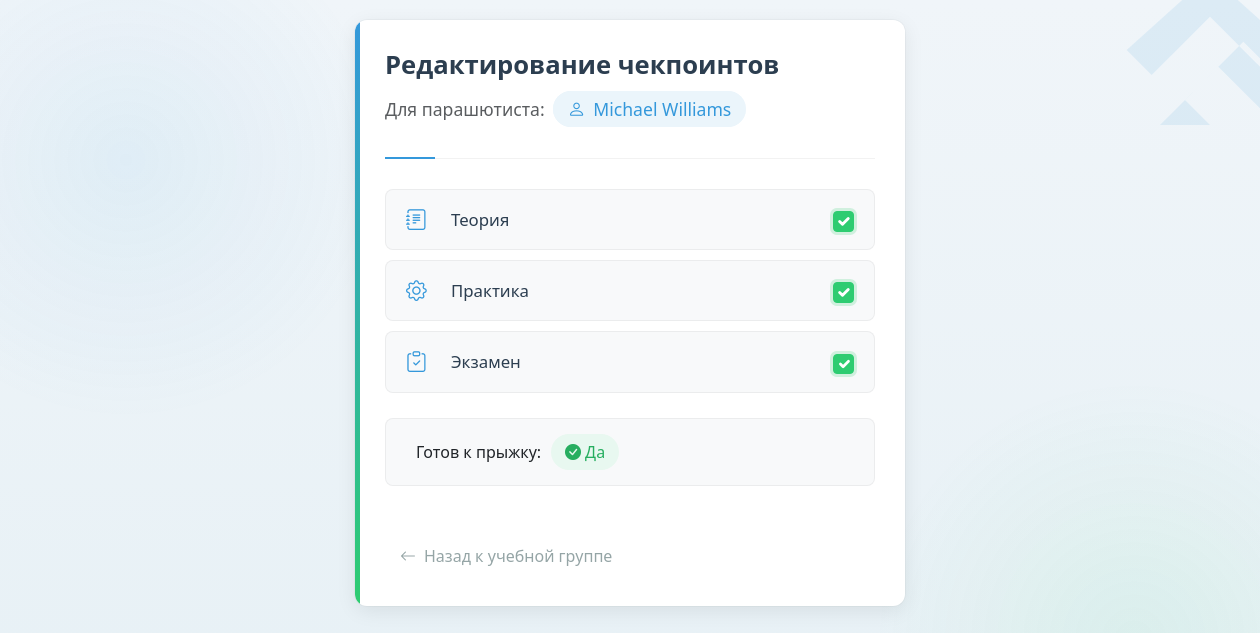
Before: /instructors/1/training_groups/1/parachutists/1/edit_checkpoint/ with the older database file.
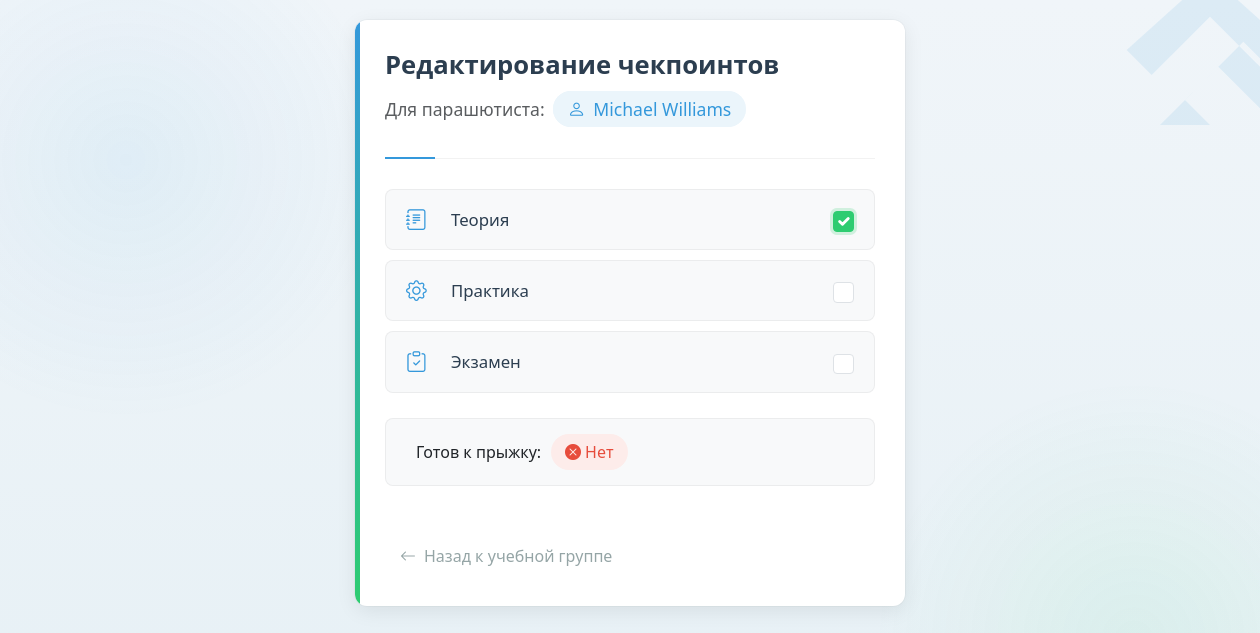
After: the same page with the newer database file.
### instructors/models.py (models this page shows, shortened)
class TrainingGroupParachutist(models.Model):
    parachutist = models.ForeignKey(Parachutist, unique=True, on_delete=models.CASCADE)
    group = models.ForeignKey(TrainingGroup, on_delete=models.CASCADE)
    theory_passed = models.BooleanField(default=False)
    practice_passed = models.BooleanField(default=False)
    medical_certified = models.BooleanField('Мед. сертификация', default=False)
    """
    Наличие необходимых для прыжка мед. бумаг.
    """
    exam_passed = models.BooleanField(default=False)  # Новое поле для зачета
    ready_for_jump = models.BooleanField(default=False)  # Новое поле

class Parachutist(models.Model):
    parachutist_id = models.AutoField(primary_key=True)
    first_name = models.CharField(max_length=255)
    middle_name = models.CharField(max_length=255)
    last_name = models.CharField(max_length=255)
    contact_info = models.CharField(max_length=255)

### instructors/views.py (the view, shortened to what this page needs)
def edit_training_checkpoint(request, instructor_id, training_group_id, parachutist_id):
    parachutist_group = get_object_or_404(TrainingGroupParachutist, parachutist_id=parachutist_id,
                                          group_id=training_group_id)
    training_group = get_object_or_404(TrainingGroup, group_id=training_group_id)
    instructor = get_object_or_404(Instructor, instructor_id=instructor_id)
    return render(request, 'edit_training_checkpoint.html', {
        'parachutist_group': parachutist_group,
        'training_group': training_group,
        'instructor': instructor,
    })

### instructors/templates/edit_training_checkpoint.html (shortened to what this page needs)
<!DOCTYPE html>
<html lang="ru">
<head>
    <link href="https://cdn.jsdelivr.net/npm/bootstrap@5.3.0/dist/css/bootstrap.min.css" rel="stylesheet">
    <link href="https://cdn.jsdelivr.net/npm/bootstrap-icons@1.10.0/font/bootstrap-icons.css" rel="stylesheet">
</head>
<body>
    <div class="checkpoint-container">
        <div class="checkpoint-card">
            <div class="checkpoint-header">
                <div class="d-flex align-items-center mb-3">
                    <div>
                        <h1 class="checkpoint-title mb-1">Редактирование чекпоинтов</h1>
                        <div class="parachutist-info">
                            <span class="text-muted me-2">Для парашютиста:</span>
                            <span class="parachutist-name">
                                <i class="bi bi-person"></i>
                                {{ parachutist_group.parachutist.first_name }} {{ parachutist_group.parachutist.last_name }}
                            </span>
                        </div>
                    </div>
                </div>
            </div>
            <form method="post">
                <div class="checkpoint-list">
                    <div class="checkpoint-item">
                        <i class="bi bi-journal-text checkpoint-icon"></i>
                        <label class="checkpoint-label">Теория</label>
                        <input class="form-check-input" type="checkbox" name="theory_passed"
                               {% if parachutist_group.theory_passed %}checked{% endif %}>
                    </div>
                    <div class="checkpoint-item">
                        <i class="bi bi-gear checkpoint-icon"></i>
                        <label class="checkpoint-label">Практика</label>
                        <input class="form-check-input" type="checkbox" name="practice_passed"
                               {% if parachutist_group.practice_passed %}checked{% endif %}>
                    </div>
                    <div class="checkpoint-item">
                        <i class="bi bi-clipboard-check checkpoint-icon"></i>
                        <label class="checkpoint-label">Экзамен</label>
                        <input class="form-check-input" type="checkbox" name="exam_passed"
                               {% if parachutist_group.exam_passed %}checked{% endif %}>
                    </div>
                </div>
                <div class="status-container">
                    <span class="status-text">Готов к прыжку:</span>
                    <span class="status-badge {% if parachutist_group.ready_for_jump %}status-ready{% else %}status-not-ready{% endif %}">
                        {% if parachutist_group.ready_for_jump %}
                            <i class="bi bi-check-circle-fill me-1"></i> Да
                        {% else %}
                            <i class="bi bi-x-circle-fill me-1"></i> Нет
                        {% endif %}
                    </span>
                </div>
            </form>
            <a href="{% url 'training_group_detail' instructor_id=instructor.instructor_id training_group_id=training_group.group_id %}" class="btn-back">
                <i class="bi bi-arrow-left me-2"></i> Назад к учебной группе
            </a>
        </div>
    </div>
</body>
</html>

Changed rows visible on the page:
changed TrainingGroupParachutist "Michael": practice_passed "☑" → "☐"; exam_passed "☑" → "☐"; ready_for_jump True → False (drawn)
Other visible differences:
text no longer shown: "Да"
text now shown: "Нет"
